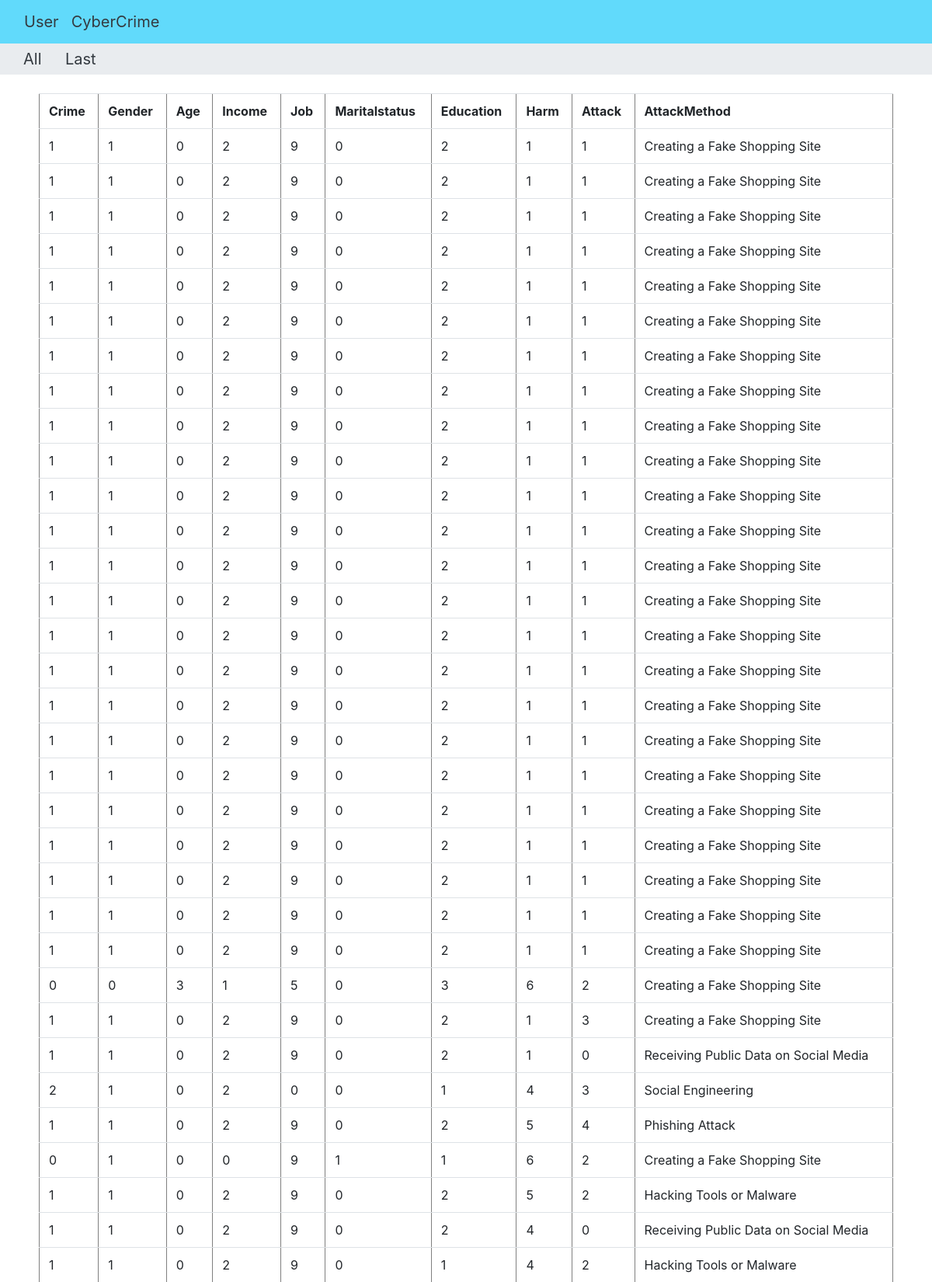
The page /all_patients/ (upper part) on the database its author committed.
### new/models.py (models this page shows, shortened)
class UserPredictDataModel(models.Model):
    Crime = models.CharField(max_length=100)
    Gender = models.CharField(max_length=100)
    Age = models.CharField(max_length=100)
    Income = models.CharField(max_length=100)
    Job = models.CharField(max_length=100)
    Maritalstatus = models.CharField(max_length=100)
    Education = models.CharField(max_length=100)
    Harm = models.CharField(max_length=100)
    Attack = models.CharField(max_length=100)
    AttackMethod = models.CharField(max_length=100)

### new/views.py (the view)
# urls.py: path('all_patients/',views.doctor_patient_details_view_all,name='doctor_patient_details_all'),
def doctor_patient_details_view_all(request):
    model = models.UserPredictDataModel.objects.all()
    return render(request, 'new/all.html', {'model':model})

### new/templates/new/all.html (shortened to what this page needs)
{% extends 'new/base.html' %}
{% block content %}
<body>
    <div style="background-color: #e9ecef;">
        <a class="navbar-brand text-dark" style="margin-left: 30px;" href="{% url 'doctor_patient_details_all' %}">All</a>
        <a class="navbar-brand text-dark" style="margin-left: 10px;" href="{% url 'doctor_patient_details_last' %}">Last</a>
    </div>
    <br>
    <div class="feed_table">
    <table class="table" border="default">
        <tr>
            <th>Crime</th><th>Gender</th><th>Age</th>
            <th>Income</th><th>Job</th><th>Maritalstatus</th>
            <th>Education</th>
            <th>Harm</th><th>Attack</th><th>AttackMethod</th>
            </tr>
        {% for i in model %}
        <tr>
            <td>{{i.Crime}}</td><td>{{i.Gender}}</td>
            <td>{{i.Age}}</td><td>{{i.Income}}</td>
            <td>{{i.Job}}</td><td>{{i.Maritalstatus}}</td>
            <td>{{i.Education}}</td><td>{{i.Harm}}</td>
            <td>{{i.Attack}}</td><td>{{i.AttackMethod}}</td>
        </tr>
        {% endfor %}
</table>
</div>
{% endblock content %}

### new/templates/new/base.html (style rules this page uses)
.feed_table { margin-left: 50px; margin-right: 50px; }

### rows shown on the page
UserPredictDataModel: Crime "1", Gender "1", Age "0", Income "2", Job "9", Maritalstatus "0", Education "2", Harm "1", Attack "1", AttackMethod "Creating a Fake Shopping Site"
UserPredictDataModel: Crime "1", Gender "1", Age "0", Income "2", Job "9", Maritalstatus "0", Education "2", Harm "1", Attack "1", AttackMethod "Creating a Fake Shopping Site"
UserPredictDataModel: Crime "1", Gender "1", Age "0", Income "2", Job "9", Maritalstatus "0", Education "2", Harm "1", Attack "1", AttackMethod "Creating a Fake Shopping Site"
UserPredictDataModel: Crime "1", Gender "1", Age "0", Income "2", Job "9", Maritalstatus "0", Education "2", Harm "1", Attack "1", AttackMethod "Creating a Fake Shopping Site"
UserPredictDataModel: Crime "1", Gender "1", Age "0", Income "2", Job "9", Maritalstatus "0", Education "2", Harm "1", Attack "1", AttackMethod "Creating a Fake Shopping Site"
UserPredictDataModel: Crime "1", Gender "1", Age "0", Income "2", Job "9", Maritalstatus "0", Education "2", Harm "1", Attack "1", AttackMethod "Creating a Fake Shopping Site"
UserPredictDataModel: Crime "1", Gender "1", Age "0", Income "2", Job "9", Maritalstatus "0", Education "2", Harm "1", Attack "1", AttackMethod "Creating a Fake Shopping Site"
UserPredictDataModel: Crime "1", Gender "1", Age "0", Income "2", Job "9", Maritalstatus "0", Education "2", Harm "1", Attack "1", AttackMethod "Creating a Fake Shopping Site"
UserPredictDataModel: Crime "1", Gender "1", Age "0", Income "2", Job "9", Maritalstatus "0", Education "2", Harm "1", Attack "1", AttackMethod "Creating a Fake Shopping Site"
UserPredictDataModel: Crime "1", Gender "1", Age "0", Income "2", Job "9", Maritalstatus "0", Education "2", Harm "1", Attack "1", AttackMethod "Creating a Fake Shopping Site"
UserPredictDataModel: Crime "1", Gender "1", Age "0", Income "2", Job "9", Maritalstatus "0", Education "2", Harm "1", Attack "1", AttackMethod "Creating a Fake Shopping Site"
UserPredictDataModel: Crime "1", Gender "1", Age "0", Income "2", Job "9", Maritalstatus "0", Education "2", Harm "1", Attack "1", AttackMethod "Creating a Fake Shopping Site"
UserPredictDataModel: Crime "1", Gender "1", Age "0", Income "2", Job "9", Maritalstatus "0", Education "2", Harm "1", Attack "1", AttackMethod "Creating a Fake Shopping Site"
UserPredictDataModel: Crime "1", Gender "1", Age "0", Income "2", Job "9", Maritalstatus "0", Education "2", Harm "1", Attack "1", AttackMethod "Creating a Fake Shopping Site"
UserPredictDataModel: Crime "1", Gender "1", Age "0", Income "2", Job "9", Maritalstatus "0", Education "2", Harm "1", Attack "1", AttackMethod "Creating a Fake Shopping Site"
UserPredictDataModel: Crime "1", Gender "1", Age "0", Income "2", Job "9", Maritalstatus "0", Education "2", Harm "1", Attack "1", AttackMethod "Creating a Fake Shopping Site"
UserPredictDataModel: Crime "1", Gender "1", Age "0", Income "2", Job "9", Maritalstatus "0", Education "2", Harm "1", Attack "1", AttackMethod "Creating a Fake Shopping Site"
UserPredictDataModel: Crime "1", Gender "1", Age "0", Income "2", Job "9", Maritalstatus "0", Education "2", Harm "1", Attack "1", AttackMethod "Creating a Fake Shopping Site"
UserPredictDataModel: Crime "1", Gender "1", Age "0", Income "2", Job "9", Maritalstatus "0", Education "2", Harm "1", Attack "1", AttackMethod "Creating a Fake Shopping Site"
UserPredictDataModel: Crime "1", Gender "1", Age "0", Income "2", Job "9", Maritalstatus "0", Education "2", Harm "1", Attack "1", AttackMethod "Creating a Fake Shopping Site"
UserPredictDataModel: Crime "1", Gender "1", Age "0", Income "2", Job "9", Maritalstatus "0", Education "2", Harm "1", Attack "1", AttackMethod "Creating a Fake Shopping Site"
UserPredictDataModel: Crime "1", Gender "1", Age "0", Income "2", Job "9", Maritalstatus "0", Education "2", Harm "1", Attack "1", AttackMethod "Creating a Fake Shopping Site"
UserPredictDataModel: Crime "1", Gender "1", Age "0", Income "2", Job "9", Maritalstatus "0", Education "2", Harm "1", Attack "1", AttackMethod "Creating a Fake Shopping Site"
UserPredictDataModel: Crime "1", Gender "1", Age "0", Income "2", Job "9", Maritalstatus "0", Education "2", Harm "1", Attack "1", AttackMethod "Creating a Fake Shopping Site"
UserPredictDataModel: Crime "0", Gender "0", Age "3", Income "1", Job "5", Maritalstatus "0", Education "3", Harm "6", Attack "2", AttackMethod "Creating a Fake Shopping Site"
UserPredictDataModel: Crime "1", Gender "1", Age "0", Income "2", Job "9", Maritalstatus "0", Education "2", Harm "1", Attack "3", AttackMethod "Creating a Fake Shopping Site"
UserPredictDataModel: Crime "1", Gender "1", Age "0", Income "2", Job "9", Maritalstatus "0", Education "2", Harm "1", Attack "0", AttackMethod "Receiving Public Data on Social Media"
UserPredictDataModel: Crime "2", Gender "1", Age "0", Income "2", Job "0", Maritalstatus "0", Education "1", Harm "4", Attack "3", AttackMethod "Social Engineering"
UserPredictDataModel: Crime "1", Gender "1", Age "0", Income "2", Job "9", Maritalstatus "0", Education "2", Harm "5", Attack "4", AttackMethod "Phishing Attack"
UserPredictDataModel: Crime "0", Gender "1", Age "0", Income "0", Job "9", Maritalstatus "1", Education "1", Harm "6", Attack "2", AttackMethod "Creating a Fake Shopping Site"
UserPredictDataModel: Crime "1", Gender "1", Age "0", Income "2", Job "9", Maritalstatus "0", Education "2", Harm "5", Attack "2", AttackMethod "Hacking Tools or Malware"
UserPredictDataModel: Crime "1", Gender "1", Age "0", Income "2", Job "9", Maritalstatus "0", Education "2", Harm "4", Attack "0", AttackMethod "Receiving Public Data on Social Media"
UserPredictDataModel: Crime "1", Gender "1", Age "0", Income "2", Job "9", Maritalstatus "0", Education "1", Harm "4", Attack "2", AttackMethod "Hacking Tools or Malware"
